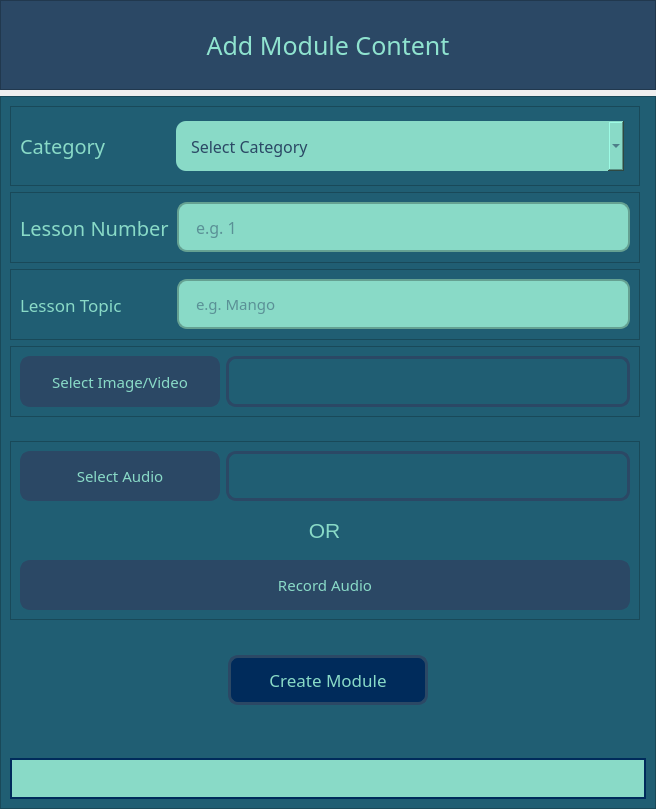
<?xml version="1.0" encoding="UTF-8"?>
<ui version="4.0">
 <class>Form</class>
 <widget class="QWidget" name="Form">
  <property name="geometry">
   <rect>
    <x>0</x>
    <y>0</y>
    <width>656</width>
    <height>809</height>
   </rect>
  </property>
  <property name="minimumSize">
   <size>
    <width>656</width>
    <height>809</height>
   </size>
  </property>
  <property name="maximumSize">
   <size>
    <width>670</width>
    <height>809</height>
   </size>
  </property>
  <property name="windowTitle">
   <string>Form</string>
  </property>
  <layout class="QGridLayout" name="gridLayout_2">
   <property name="leftMargin">
    <number>0</number>
   </property>
   <property name="topMargin">
    <number>0</number>
   </property>
   <property name="rightMargin">
    <number>0</number>
   </property>
   <property name="bottomMargin">
    <number>0</number>
   </property>
   <item row="0" column="0">
    <widget class="QFrame" name="top_frame">
     <property name="minimumSize">
      <size>
       <width>641</width>
       <height>90</height>
      </size>
     </property>
     <property name="maximumSize">
      <size>
       <width>16777215</width>
       <height>90</height>
      </size>
     </property>
     <property name="styleSheet">
      <string notr="true">background-color: rgb(43, 72, 101);</string>
     </property>
     <property name="frameShape">
      <enum>QFrame::StyledPanel</enum>
     </property>
     <property name="frameShadow">
      <enum>QFrame::Raised</enum>
     </property>
     <layout class="QHBoxLayout" name="horizontalLayout">
      <item>
       <widget class="QLabel" name="lbl_heading">
        <property name="font">
         <font>
          <family>Hind Siliguri Medium</family>
          <pointsize>19</pointsize>
          <weight>50</weight>
          <bold>false</bold>
         </font>
        </property>
        <property name="styleSheet">
         <string notr="true">color: rgb(143, 227, 207);</string>
        </property>
        <property name="text">
         <string>Add Module Content</string>
        </property>
        <property name="alignment">
         <set>Qt::AlignCenter</set>
        </property>
       </widget>
      </item>
     </layout>
    </widget>
   </item>
   <item row="1" column="0">
    <widget class="QFrame" name="middle_frame">
     <property name="minimumSize">
      <size>
       <width>641</width>
       <height>710</height>
      </size>
     </property>
     <property name="styleSheet">
      <string notr="true">background-color: rgb(32, 94, 115);
color: rgb(137, 218, 199);</string>
     </property>
     <property name="frameShape">
      <enum>QFrame::StyledPanel</enum>
     </property>
     <property name="frameShadow">
      <enum>QFrame::Raised</enum>
     </property>
     <layout class="QGridLayout" name="gridLayout_3">
      <item row="0" column="0" colspan="3">
       <widget class="QFrame" name="frame_3">
        <property name="minimumSize">
         <size>
          <width>630</width>
          <height>80</height>
         </size>
        </property>
        <property name="maximumSize">
         <size>
          <width>493</width>
          <height>80</height>
         </size>
        </property>
        <property name="frameShape">
         <enum>QFrame::StyledPanel</enum>
        </property>
        <property name="frameShadow">
         <enum>QFrame::Raised</enum>
        </property>
        <layout class="QHBoxLayout" name="horizontalLayout_5">
         <property name="rightMargin">
          <number>15</number>
         </property>
         <item>
          <widget class="QLabel" name="lbl_category">
           <property name="minimumSize">
            <size>
             <width>120</width>
             <height>0</height>
            </size>
           </property>
           <property name="maximumSize">
            <size>
             <width>150</width>
             <height>16777215</height>
            </size>
           </property>
           <property name="font">
            <font>
             <family>Hind Siliguri Medium</family>
             <pointsize>15</pointsize>
             <weight>50</weight>
             <bold>false</bold>
            </font>
           </property>
           <property name="styleSheet">
            <string notr="true">color: rgb(137, 218, 199);</string>
           </property>
           <property name="text">
            <string>Category</string>
           </property>
          </widget>
         </item>
         <item>
          <widget class="QComboBox" name="cmb_category">
           <property name="minimumSize">
            <size>
             <width>300</width>
             <height>50</height>
            </size>
           </property>
           <property name="font">
            <font>
             <family>Hind Siliguri Medium</family>
             <pointsize>12</pointsize>
            </font>
           </property>
           <property name="styleSheet">
            <string notr="true">background-color: rgb(137, 218, 199);
padding-left: 15px;
border-radius: 10px;
color: rgb(43, 72, 101);</string>
           </property>
           <item>
            <property name="text">
             <string>Select Category</string>
            </property>
           </item>
           <item>
            <property name="text">
             <string>Noun Learning</string>
            </property>
           </item>
           <item>
            <property name="text">
             <string>Verb Learning</string>
            </property>
           </item>
           <item>
            <property name="text">
             <string>Association Learning</string>
            </property>
           </item>
           <item>
            <property name="text">
             <string>Activity Learning</string>
            </property>
           </item>
          </widget>
         </item>
        </layout>
       </widget>
      </item>
      <item row="1" column="0" colspan="3">
       <widget class="QFrame" name="frame_6">
        <property name="minimumSize">
         <size>
          <width>630</width>
          <height>71</height>
         </size>
        </property>
        <property name="maximumSize">
         <size>
          <width>600</width>
          <height>72</height>
         </size>
        </property>
        <property name="frameShape">
         <enum>QFrame::StyledPanel</enum>
        </property>
        <property name="frameShadow">
         <enum>QFrame::Raised</enum>
        </property>
        <layout class="QHBoxLayout" name="horizontalLayout_3">
         <item>
          <widget class="QLabel" name="lbl_lesson_id">
           <property name="minimumSize">
            <size>
             <width>151</width>
             <height>0</height>
            </size>
           </property>
           <property name="maximumSize">
            <size>
             <width>200</width>
             <height>16777215</height>
            </size>
           </property>
           <property name="font">
            <font>
             <family>Hind Siliguri Medium</family>
             <pointsize>15</pointsize>
             <weight>50</weight>
             <bold>false</bold>
            </font>
           </property>
           <property name="styleSheet">
            <string notr="true">color: rgb(137, 218, 199);</string>
           </property>
           <property name="text">
            <string>Lesson Number</string>
           </property>
          </widget>
         </item>
         <item>
          <widget class="QLineEdit" name="edit_lesson_id">
           <property name="minimumSize">
            <size>
             <width>325</width>
             <height>50</height>
            </size>
           </property>
           <property name="font">
            <font>
             <family>Hind Siliguri</family>
             <pointsize>12</pointsize>
             <weight>50</weight>
             <bold>false</bold>
            </font>
           </property>
           <property name="styleSheet">
            <string notr="true">background-color: rgb(137, 218, 199);
border: 2px solid rgb(101, 161, 146);
padding-left: 15px;
border-radius: 10px;
color: rgb(43, 72, 101);</string>
           </property>
           <property name="cursorPosition">
            <number>0</number>
           </property>
           <property name="placeholderText">
            <string>e.g. 1</string>
           </property>
          </widget>
         </item>
        </layout>
       </widget>
      </item>
      <item row="2" column="0" colspan="3">
       <widget class="QFrame" name="frame_2">
        <property name="minimumSize">
         <size>
          <width>630</width>
          <height>71</height>
         </size>
        </property>
        <property name="maximumSize">
         <size>
          <width>600</width>
          <height>72</height>
         </size>
        </property>
        <property name="frameShape">
         <enum>QFrame::StyledPanel</enum>
        </property>
        <property name="frameShadow">
         <enum>QFrame::Raised</enum>
        </property>
        <layout class="QHBoxLayout" name="horizontalLayout_6">
         <item>
          <widget class="QLabel" name="lbl_lesson_topic">
           <property name="minimumSize">
            <size>
             <width>151</width>
             <height>0</height>
            </size>
           </property>
           <property name="maximumSize">
            <size>
             <width>150</width>
             <height>16777215</height>
            </size>
           </property>
           <property name="font">
            <font>
             <family>Hind Siliguri Medium</family>
             <pointsize>13</pointsize>
             <weight>50</weight>
             <bold>false</bold>
            </font>
           </property>
           <property name="styleSheet">
            <string notr="true">color: rgb(137, 218, 199);</string>
           </property>
           <property name="text">
            <string>Lesson Topic</string>
           </property>
          </widget>
         </item>
         <item>
          <widget class="QLineEdit" name="edit_lesson_topic">
           <property name="minimumSize">
            <size>
             <width>448</width>
             <height>50</height>
            </size>
           </property>
           <property name="font">
            <font>
             <family>Hind Siliguri Medium</family>
             <pointsize>11</pointsize>
            </font>
           </property>
           <property name="styleSheet">
            <string notr="true">background-color: rgb(137, 218, 199);
border: 2px solid rgb(101, 161, 146);
padding-left: 15px;
border-radius: 10px;
color: rgb(43, 72, 101);</string>
           </property>
           <property name="placeholderText">
            <string>e.g. Mango</string>
           </property>
          </widget>
         </item>
        </layout>
       </widget>
      </item>
      <item row="3" column="0" colspan="3">
       <widget class="QFrame" name="frame">
        <property name="minimumSize">
         <size>
          <width>630</width>
          <height>71</height>
         </size>
        </property>
        <property name="maximumSize">
         <size>
          <width>491</width>
          <height>71</height>
         </size>
        </property>
        <property name="frameShape">
         <enum>QFrame::StyledPanel</enum>
        </property>
        <property name="frameShadow">
         <enum>QFrame::Raised</enum>
        </property>
        <layout class="QHBoxLayout" name="horizontalLayout_2">
         <item>
          <widget class="QPushButton" name="btn_select_photo">
           <property name="sizePolicy">
            <sizepolicy hsizetype="Preferred" vsizetype="Preferred">
             <horstretch>0</horstretch>
             <verstretch>0</verstretch>
            </sizepolicy>
           </property>
           <property name="minimumSize">
            <size>
             <width>200</width>
             <height>50</height>
            </size>
           </property>
           <property name="maximumSize">
            <size>
             <width>150</width>
             <height>51</height>
            </size>
           </property>
           <property name="font">
            <font>
             <family>Hind Siliguri Medium</family>
             <pointsize>11</pointsize>
            </font>
           </property>
           <property name="cursor">
            <cursorShape>PointingHandCursor</cursorShape>
           </property>
           <property name="styleSheet">
            <string notr="true">QPushButton {
border: 3px solid rgb(43, 72, 101);
border-radius: 10px;
background-color:  rgb(43, 72, 101);
color: rgb(137, 218, 199)
}

QPushButton::hover:!pressed {
background-color: rgb(0, 43, 91);
border: 3px solid rgb(0, 43, 91); 
}</string>
           </property>
           <property name="text">
            <string>Select Image/Video</string>
           </property>
           <property name="shortcut">
            <string>Return</string>
           </property>
           <property name="flat">
            <bool>true</bool>
           </property>
          </widget>
         </item>
         <item>
          <widget class="QLabel" name="lbl_photo_name">
           <property name="font">
            <font>
             <family>Hind Siliguri Medium</family>
             <pointsize>13</pointsize>
             <weight>50</weight>
             <bold>false</bold>
            </font>
           </property>
           <property name="styleSheet">
            <string notr="true">color: rgb(137, 218, 199);
padding-left: 10px;
border: 3px solid rgb(43, 72, 101);
border-top-left-radius: 10px;
border-top-right-radius: 10px;
border-bottom-left-radius: 10px;
border-bottom-right-radius: 10px;</string>
           </property>
           <property name="text">
            <string/>
           </property>
           <property name="wordWrap">
            <bool>true</bool>
           </property>
          </widget>
         </item>
        </layout>
       </widget>
      </item>
      <item row="4" column="0" colspan="3">
       <widget class="QFrame" name="frame_5">
        <property name="minimumSize">
         <size>
          <width>630</width>
          <height>179</height>
         </size>
        </property>
        <property name="maximumSize">
         <size>
          <width>491</width>
          <height>142</height>
         </size>
        </property>
        <property name="styleSheet">
         <string notr="true"/>
        </property>
        <property name="frameShape">
         <enum>QFrame::StyledPanel</enum>
        </property>
        <property name="frameShadow">
         <enum>QFrame::Raised</enum>
        </property>
        <layout class="QGridLayout" name="gridLayout">
         <item row="0" column="1">
          <widget class="QLabel" name="lbl_audio">
           <property name="minimumSize">
            <size>
             <width>371</width>
             <height>47</height>
            </size>
           </property>
           <property name="font">
            <font>
             <family>Hind Siliguri Medium</family>
             <pointsize>13</pointsize>
             <weight>50</weight>
             <bold>false</bold>
            </font>
           </property>
           <property name="styleSheet">
            <string notr="true">color: rgb(137, 218, 199);
padding-left: 10px;
border: 3px solid rgb(43, 72, 101);
border-top-left-radius: 10px;
border-top-right-radius: 10px;
border-bottom-left-radius: 10px;
border-bottom-right-radius: 10px;</string>
           </property>
           <property name="text">
            <string/>
           </property>
           <property name="wordWrap">
            <bool>true</bool>
           </property>
          </widget>
         </item>
         <item row="0" column="0">
          <widget class="QPushButton" name="btn_select_audio">
           <property name="minimumSize">
            <size>
             <width>200</width>
             <height>50</height>
            </size>
           </property>
           <property name="maximumSize">
            <size>
             <width>200</width>
             <height>50</height>
            </size>
           </property>
           <property name="font">
            <font>
             <family>Hind Siliguri Medium</family>
             <pointsize>11</pointsize>
            </font>
           </property>
           <property name="cursor">
            <cursorShape>PointingHandCursor</cursorShape>
           </property>
           <property name="styleSheet">
            <string notr="true">QPushButton {
border: 3px solid rgb(43, 72, 101);
border-radius: 10px;
background-color:  rgb(43, 72, 101);
color: rgb(137, 218, 199)
}

QPushButton::hover:!pressed {
background-color: rgb(0, 43, 91);
border: 3px solid rgb(0, 43, 91); 
}</string>
           </property>
           <property name="text">
            <string>Select Audio</string>
           </property>
           <property name="shortcut">
            <string>Return</string>
           </property>
           <property name="flat">
            <bool>true</bool>
           </property>
          </widget>
         </item>
         <item row="1" column="0" colspan="2">
          <widget class="QFrame" name="frame_4">
           <property name="minimumSize">
            <size>
             <width>610</width>
             <height>17</height>
            </size>
           </property>
           <property name="maximumSize">
            <size>
             <width>465</width>
             <height>72</height>
            </size>
           </property>
           <property name="styleSheet">
            <string notr="true">border: none;</string>
           </property>
           <property name="frameShape">
            <enum>QFrame::StyledPanel</enum>
           </property>
           <property name="frameShadow">
            <enum>QFrame::Raised</enum>
           </property>
           <layout class="QHBoxLayout" name="horizontalLayout_4">
            <property name="leftMargin">
             <number>0</number>
            </property>
            <property name="topMargin">
             <number>0</number>
            </property>
            <property name="rightMargin">
             <number>0</number>
            </property>
            <property name="bottomMargin">
             <number>0</number>
            </property>
            <item>
             <widget class="QLabel" name="lbl_or">
              <property name="minimumSize">
               <size>
                <width>81</width>
                <height>45</height>
               </size>
              </property>
              <property name="maximumSize">
               <size>
                <width>81</width>
                <height>45</height>
               </size>
              </property>
              <property name="font">
               <font>
                <pointsize>16</pointsize>
               </font>
              </property>
              <property name="styleSheet">
               <string notr="true">color: rgb(137, 218, 199);</string>
              </property>
              <property name="text">
               <string>OR</string>
              </property>
              <property name="alignment">
               <set>Qt::AlignCenter</set>
              </property>
             </widget>
            </item>
           </layout>
          </widget>
         </item>
         <item row="2" column="0" colspan="2">
          <widget class="QPushButton" name="btn_record_audio">
           <property name="sizePolicy">
            <sizepolicy hsizetype="Preferred" vsizetype="Preferred">
             <horstretch>0</horstretch>
             <verstretch>0</verstretch>
            </sizepolicy>
           </property>
           <property name="minimumSize">
            <size>
             <width>610</width>
             <height>50</height>
            </size>
           </property>
           <property name="maximumSize">
            <size>
             <width>200</width>
             <height>50</height>
            </size>
           </property>
           <property name="font">
            <font>
             <family>Hind Siliguri Medium</family>
             <pointsize>11</pointsize>
            </font>
           </property>
           <property name="cursor">
            <cursorShape>PointingHandCursor</cursorShape>
           </property>
           <property name="styleSheet">
            <string notr="true">QPushButton {
border: 3px solid rgb(43, 72, 101);
border-radius: 10px;
background-color:  rgb(43, 72, 101);
color: rgb(137, 218, 199)
}

QPushButton::hover:!pressed {
background-color: rgb(0, 43, 91);
border: 3px solid rgb(0, 43, 91); 
}</string>
           </property>
           <property name="text">
            <string>Record Audio</string>
           </property>
           <property name="shortcut">
            <string>Return</string>
           </property>
           <property name="flat">
            <bool>true</bool>
           </property>
          </widget>
         </item>
        </layout>
       </widget>
      </item>
      <item row="5" column="0" rowspan="2">
       <spacer name="horizontalSpacer">
        <property name="orientation">
         <enum>Qt::Horizontal</enum>
        </property>
        <property name="sizeHint" stdset="0">
         <size>
          <width>212</width>
          <height>20</height>
         </size>
        </property>
       </spacer>
      </item>
      <item row="5" column="1">
       <spacer name="verticalSpacer_2">
        <property name="orientation">
         <enum>Qt::Vertical</enum>
        </property>
        <property name="sizeHint" stdset="0">
         <size>
          <width>20</width>
          <height>31</height>
         </size>
        </property>
       </spacer>
      </item>
      <item row="5" column="2" rowspan="2">
       <spacer name="horizontalSpacer_2">
        <property name="orientation">
         <enum>Qt::Horizontal</enum>
        </property>
        <property name="sizeHint" stdset="0">
         <size>
          <width>212</width>
          <height>20</height>
         </size>
        </property>
       </spacer>
      </item>
      <item row="6" column="1">
       <widget class="QPushButton" name="btn_submit">
        <property name="minimumSize">
         <size>
          <width>200</width>
          <height>50</height>
         </size>
        </property>
        <property name="font">
         <font>
          <family>Hind Siliguri Medium</family>
          <pointsize>13</pointsize>
         </font>
        </property>
        <property name="cursor">
         <cursorShape>PointingHandCursor</cursorShape>
        </property>
        <property name="styleSheet">
         <string notr="true">QPushButton {
border: 3px solid rgb(43, 72, 101);
border-radius: 10px;
background-color:  #002B5B;
color: rgb(137, 218, 199)
}

QPushButton::hover:!pressed {
background-color: rgb(43, 72, 101);
border: 3px solid rgb(0, 43, 91); 
}</string>
        </property>
        <property name="text">
         <string>Create Module</string>
        </property>
        <property name="shortcut">
         <string>Return</string>
        </property>
        <property name="flat">
         <bool>true</bool>
        </property>
       </widget>
      </item>
      <item row="7" column="1">
       <spacer name="verticalSpacer">
        <property name="orientation">
         <enum>Qt::Vertical</enum>
        </property>
        <property name="sizeHint" stdset="0">
         <size>
          <width>20</width>
          <height>30</height>
         </size>
        </property>
       </spacer>
      </item>
      <item row="8" column="0" colspan="3">
       <widget class="QLabel" name="lbl_lsn_cat_status">
        <property name="minimumSize">
         <size>
          <width>481</width>
          <height>41</height>
         </size>
        </property>
        <property name="font">
         <font>
          <family>Hind Siliguri Medium</family>
          <pointsize>12</pointsize>
         </font>
        </property>
        <property name="styleSheet">
         <string notr="true">border: 2px solid  rgb(0, 43, 91);
color: rgb(255, 0, 0);
background-color: rgb(137, 218, 199);</string>
        </property>
        <property name="text">
         <string/>
        </property>
        <property name="alignment">
         <set>Qt::AlignCenter</set>
        </property>
       </widget>
      </item>
     </layout>
    </widget>
   </item>
  </layout>
 </widget>
 <resources/>
 <connections/>
</ui>
